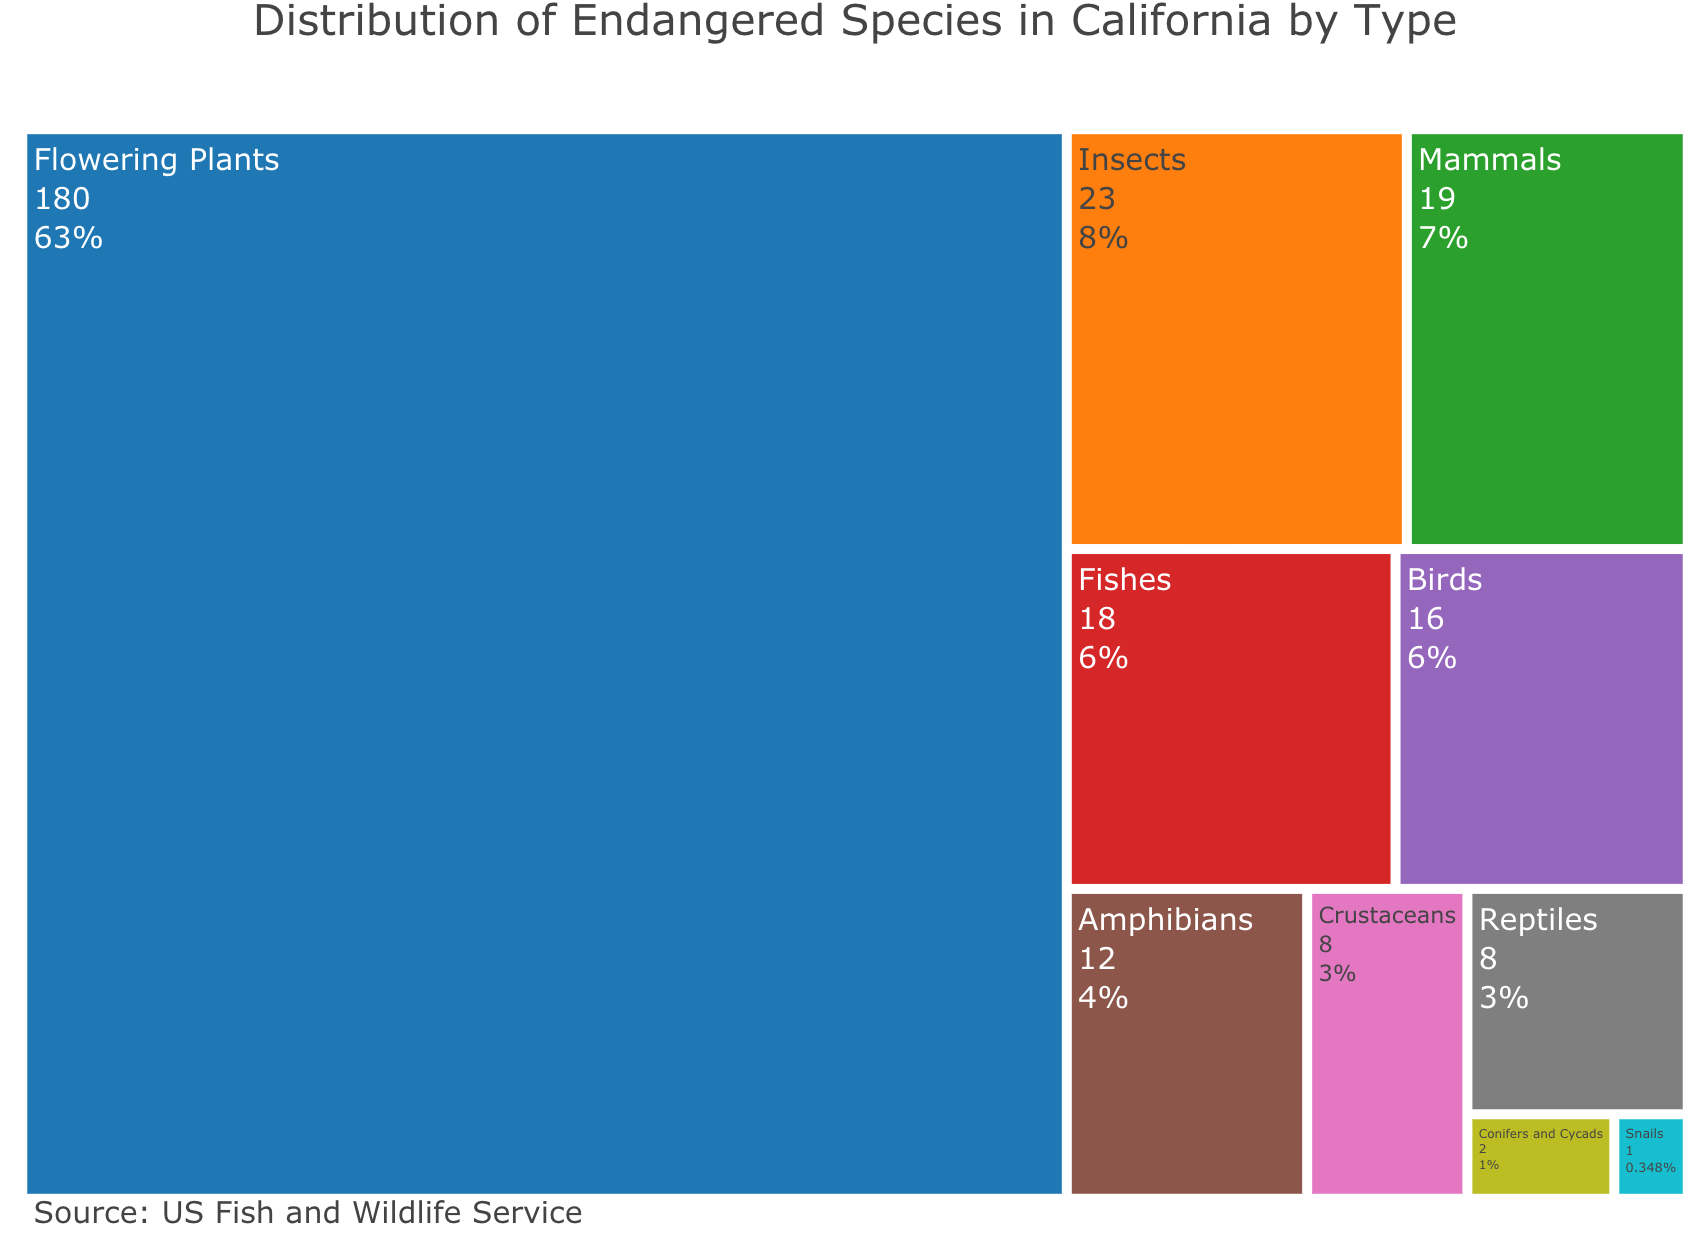

Write the R code that produced this figure.
# Ploting the dist of endangered species in CA
# Data source: US Fish and Wildlife Service
# https://www.fws.gov/endangered/
library(plotly)
library(dplyr)

# Loading the data
df <- read.csv("day8/species-listings-by-state-report.csv", stringsAsFactors = FALSE)

str(df)
head(df)
nrow(df)
table(df$Group)
table(df$ESA.Listing.Status)
table(df$Region)
table(df$Where.Listed)


# Ploting treemap
plot_ly(
  data = df %>% group_by(Group) %>%
    summarize(total = n()) %>%
    mutate(parent = ""),
  type = 'treemap',
  labels = ~ Group,
  parents = ~ parent,
  values = ~ total,
  textinfo = "label+value+percent parent+percent",
  domain = list(column=0)) %>%
  layout(title = "Distribution of Endangered Species in California by Type",
         annotations = list(text = "Source: US Fish and Wildlife Service",
                            x = 0.01,
                            y = -0.02,
                            font = list(size = 12),
                            xref = "paper",
                            yref = "paper",
                            showarrow = FALSE),
         margin = list(t = 30, b = 20, l = 10, r = 10, pad = 2))
